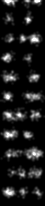
%> input picture 0_functions/simulation/simulationtest_good_1.bmp, 45 x 206 px
$ octave --eval "result = basalbody_number_func('simulation/simulationtest_good_1.bmp');"   (GNU Octave 9; MATLAB toolbox functions it lacks are replaced by stand-ins)
%> lines starting %> are read from the running program, lines starting %| are printed output that depends on the picture; in (x1, y1, x2, y2) boxes, pixels count from 0 and x2, y2 are one past the last pixel; in counts of white or black regions, pixels touching at a corner belong together; the program's own positions count from 1
% basalbodynumber
function basalbody_number=basalbody_number_func(imageName,threshold)
%> called with imageName = 'simulation/simulationtest_good_1.bmp'
% MATLAB version particle analysis
% input:
% image: a grey scale image: poc1B is better
% threshold: the threshold set to change the grey scale image to a binary one
image=imread(imageName);
%> image is the input picture: size 206x45 uint8; min 0, max 255, mean 27.6
info=imfinfo(imageName);
if length(info)>1
    error('A grey scale image is needed')
end
if info.BitDepth~=8
    error('A 8 bit image is needed')
end
% show figure
fig1=figure(2000);clf;
subplot(2,2,1);
imshow(image);
title('red channel raw image');
axis equal;

% various ways can be used to set the range.
% method 1
% background=mean(mean(single(image)));
% noise=std(std(single(image)));
% treshold=background+4*noise;
if nargin<2
    level=graythresh(image);
%> level = 0.286
else
    level=threshold/255; % for 8 bit image
end
% method 2
% method 3
% user defined level
% binary image
bw = im2bw(image,level);
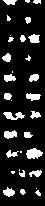
%> bw: size 206x45 logical; 13.9% white; 32 white regions (10 under 20 px)
figure(2000);subplot(2,2,2);
imshow(bw);
title('red channel binary image');
axis equal;
% particle properties
s=regionprops(bw, image, 'all');
%> s = 32 regions; largest, box (x1, y1, x2, y2), Area, Centroid, MajorAxisLength, MinorAxisLength and Eccentricity: (26, 148, 43, 159) 130 [34.4 154.2] 16.64 10.37 0.782, (3, 112, 25, 120) 104 [14.2 116.3] 22.93 8.17 0.934, (4, 130, 17, 139) 83 [10.8 135] 14.58 7.81 0.844
% label all the clusters
figure(2000);subplot(2,2,3);
imshow(image);
title('Identified particles');
hold on
numObj = numel(s);
%> numObj = 32
parameters=[];
for k = 1 : numObj
    plot(s(k).WeightedCentroid(1), s(k).WeightedCentroid(2), 'r*');
    text(s(k).WeightedCentroid(1),s(k).WeightedCentroid(2), ...
        sprintf('%4d', k), ...
        'Color','r');
    parameter=[k,s(k).Area,s(k).Perimeter,s(k).MajorAxisLength,s(k).MinorAxisLength,...
        s(k).Orientation];
    parameters=[parameters;parameter];
    clear parameter
end
%> this loop made 32 passes
%> parameter on passes 3 to 14: [3 104 57.5 22.93 8.17 -3.65], [4 75 31.96 11.89 8.4 -5.71], [5 67 30.71 12.67 7.2 -2.39], [6 46 21.15 8.13 7.35 -4.77], [7 83 34.93 14.58 7.81 5.84], [8 54 36.82 13.16 6.81 2.73], [9 17 13.01 6.12 3.98 -71.24], [10 21 14.61 6.49 4.48 42.55], [11 1 0 1.15 1.15 0], [12 1 0 1.15 1.15 0], [13 10 8.15 4.26 3.21 0], [14 2 1.96 2.31 1.15 90]
%> parameters on passes 1 to 2: [1 56 24.64 9.1 8.3 35.04], [1 56 24.64 9.1 8.3 35.04; 2 51 30.03 13.32 5.52 -2.5]
%> after the loop, parameters = 32 rows, first 8: [1 56 24.64 9.1 8.3 35.04; 2 51 30.03 13.32 5.52 -2.5; 3 104 57.5 22.93 8.17 -3.65; 4 75 31.96 11.89 8.4 -5.71; 5 67 30.71 12.67 7.2 -2.39; 6 46 21.15 8.13 7.35 -4.77; 7 83 34.93 14.58 7.81 5.84; 8 54 36.82 13.16 6.81 2.73]
hold off
axis equal;

% reduce the dimension by principal component analysis(PCA)
%
% set a filter
% data normalization
% paramters structure
% column 1: object number;
% column 2: object area
% column 3: object perimeter
% column 4: object major axis length
% column 5: object minor axis length
% column 6: object orientation
% column 7: object major minor axis length ratio
parameters(:,7)=parameters(:,4)./parameters(:,5);
figure(2000);subplot(2,2,4);
categories={'Area','Perimeter','Major Axis Length','Minor Axis Length','Orientation','Major/Minor'};
boxplot(parameters(:,2:7),'orientation','horizontal','labels',categories);
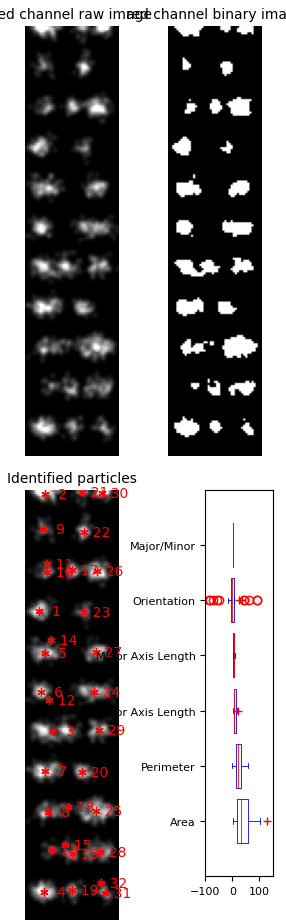
%> figure redrawn from the program's plot data, 4 panels
% [13 lines of commented-out code are left out]
area_limit=quantile(parameters(:,2),0.95);
%> area_limit = 101.9

index=find(parameters(:,2)>=area_limit);
%> index = [3; 25]
correct=round(sum(parameters(index,2)/median(parameters(:,2))))-length(index);
%> correct = 6
particle_number_unnormalized=length(parameters);
%> particle_number_unnormalized = 32
particle_number_normalized=particle_number_unnormalized+correct;
%> particle_number_normalized = 38
basalbody_number=particle_number_normalized;
%> basalbody_number = 38

save([imageName(1:end-4) '_basalnumberfunction_generateddata.mat']);

% save the figure
saveas(fig1,[imageName(1:end-4) '_basalbody_number.fig'],'fig');

end
